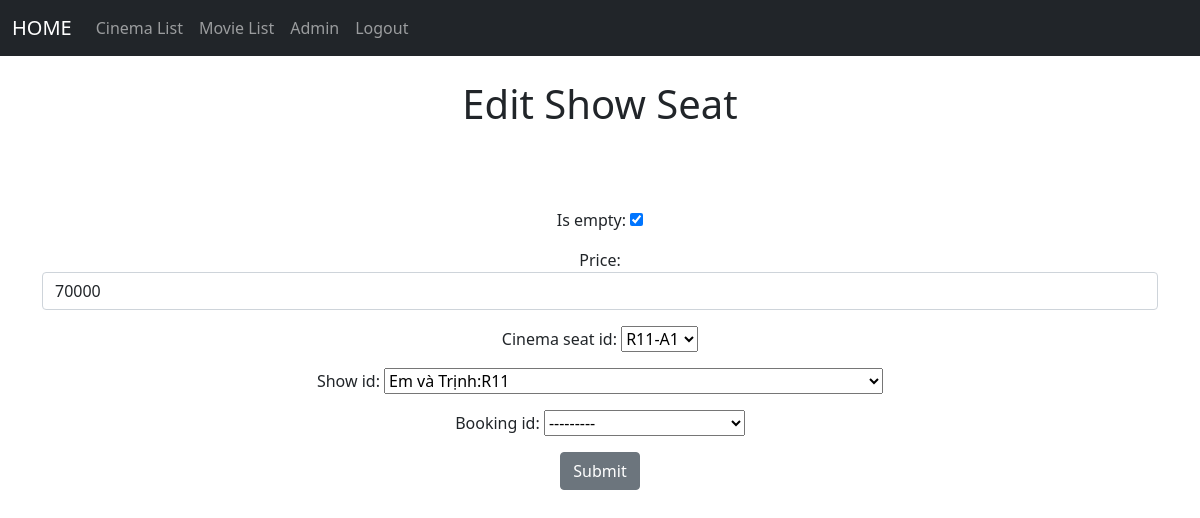
The app's page /edit_show_seat/214 (signed in) with its own data.
### members/models.py (models this page shows)
class Show_Seat(models.Model):
    is_empty = models.BooleanField()
    price = models.IntegerField()
    cinema_seat_id = models.ForeignKey(Cinema_Seat, on_delete=models.CASCADE)
    show_id = models.ForeignKey(Show, on_delete=models.CASCADE)
    booking_id = models.ForeignKey(Booking, on_delete=models.CASCADE,null=True,blank=True)

### members/views.py (the view)
# urls.py: path('edit_show_seat/<show_seat_id>',views.edit_show_seat, name='edit_show_seat'),
def edit_show_seat(request, show_seat_id):
    show_seat = Show_Seat.objects.get(pk =  show_seat_id)
    form = Show_SeatForm(request.POST or None, instance = show_seat)
    if form.is_valid():
        form.save()
        return HttpResponseRedirect('/show_seat_list')
    return render(request, 'ui/edit_show_seat.html', {'form': form, 'show':show_seat})

### members/forms.py
class Show_SeatForm(ModelForm):
    is_empty = forms.BooleanField(widget=forms.CheckboxInput, required=False)
    class Meta:
        model = Show_Seat
        fields = ('is_empty','price','cinema_seat_id','show_id','booking_id')
        labels = {
            'is_empty' : '',
        }
        widgets = {
            'price' : forms.NumberInput(attrs={'class':'form-control', 'placeholder':'Price'}),
        }

### members/models.py (called while the page is built)
    def __str__(self):
        return self.title

    def __str__(self):
        return self.name

    def __str__(self):
        return str(self.cinema_hall_id)+'-'+self.seat_name

    def __str__(self):
        return str(self.movie_id) +':'+str(self.cinema_hall_id)

    def __str__(self):
        return str(self.user_id) + '---' + str(self.show_id)

### members/templates/ui/edit_show_seat.html (shortened to what this page needs)
{% extends 'ui/base.html' %}
{% load static %}
{% block  content %}
{% if user.is_superuser %}
    <center>
        <h1> Edit Show Seat </h1>
        <br/>
         <br/><br/>
        <form action="" method=POST>
               {{form.as_p}}
             <input type ="submit" value="Submit" class="btn btn-secondary">
        </form>
    </center>
{% else %}
    <center>
    <h1>Sorry you don't have permission to access this page</h1>
    </center>
{% endif%}
{% endblock %}

### records on screen
Show_Seat: is_empty "☑", price "70000", cinema_seat_id "R11-A1", show_id "Em và Trịnh:R11", booking_id "---------"
